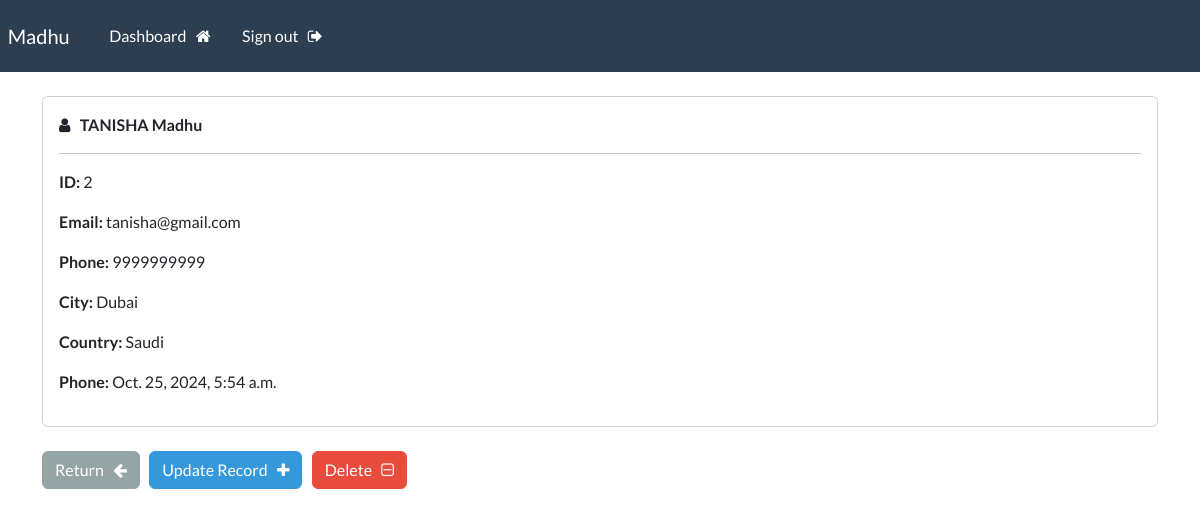
The page /record/2 (signed in) on the database its author committed.
### webapp/models.py (models this page shows, shortened)
class Record(models.Model):
    creation_date = models.DateTimeField(auto_now_add=True)
    first_name = models.CharField(max_length=100)
    last_name = models.CharField(max_length=100)
    email = models.CharField(max_length=100)
    phone = models.CharField(max_length=100)
    city = models.CharField(max_length=100)
    country = models.CharField(max_length=100)

### webapp/views.py (the view)
# urls.py: path('record/<int:pk>', views.singular_record, name='record'),
@login_required(login_url='my-login')
def singular_record(request,pk):
    all_records = Record.objects.get(id=pk)
    context = {'record': all_records}
    return render(request,'webapp/view-record.html',context=context)

### webapp/templates/webapp/view-record.html (shortened to what this page needs)
{% extends 'webapp/base.html' %}
{% block content %}
    <div class="card">
        <div class="card-body">
            <i class="fa fa-user" aria-hidden="true"></i> &nbsp;
        <strong>
            {{record.first_name|upper}}
            {{record.last_name}}
        </strong>
        <hr>
            <p><strong>ID: </strong>{{record.id}} </p>
            <p><strong>Email: </strong>{{record.email}} </p>
            <p><strong>Phone: </strong>{{record.phone}} </p>
            <p><strong>City: </strong>{{record.city}} </p>
            <p><strong>Country: </strong>{{record.country}} </p>
            <p><strong>Phone: </strong>{{record.creation_date}} </p>
        </div>
    </div>
    <br>
    <a href="{% url 'dashboard' %}" class="btn btn-secondary">Return &nbsp; <i class="fa fa-arrow-left" aria-hidden="true"></i></a>
    <a href="{% url 'update-record' record.id %}" class="btn btn-info">Update Record &nbsp; <i class="fa fa-plus" aria-hidden="true"></i></a>
    <a href="{% url 'delete-record' record.id %}" class="btn btn-danger">Delete &nbsp; <i class="fa fa-minus-square-o" aria-hidden="true"></i></a>
{% endblock %}

### rows shown on the page
Record: first_name "TANISHA", last_name "Madhu", id "2", email "tanisha@gmail.com", phone "9999999999", city "Dubai", country "Saudi", creation_date "Oct. 25, 2024, 5:54 a.m."
